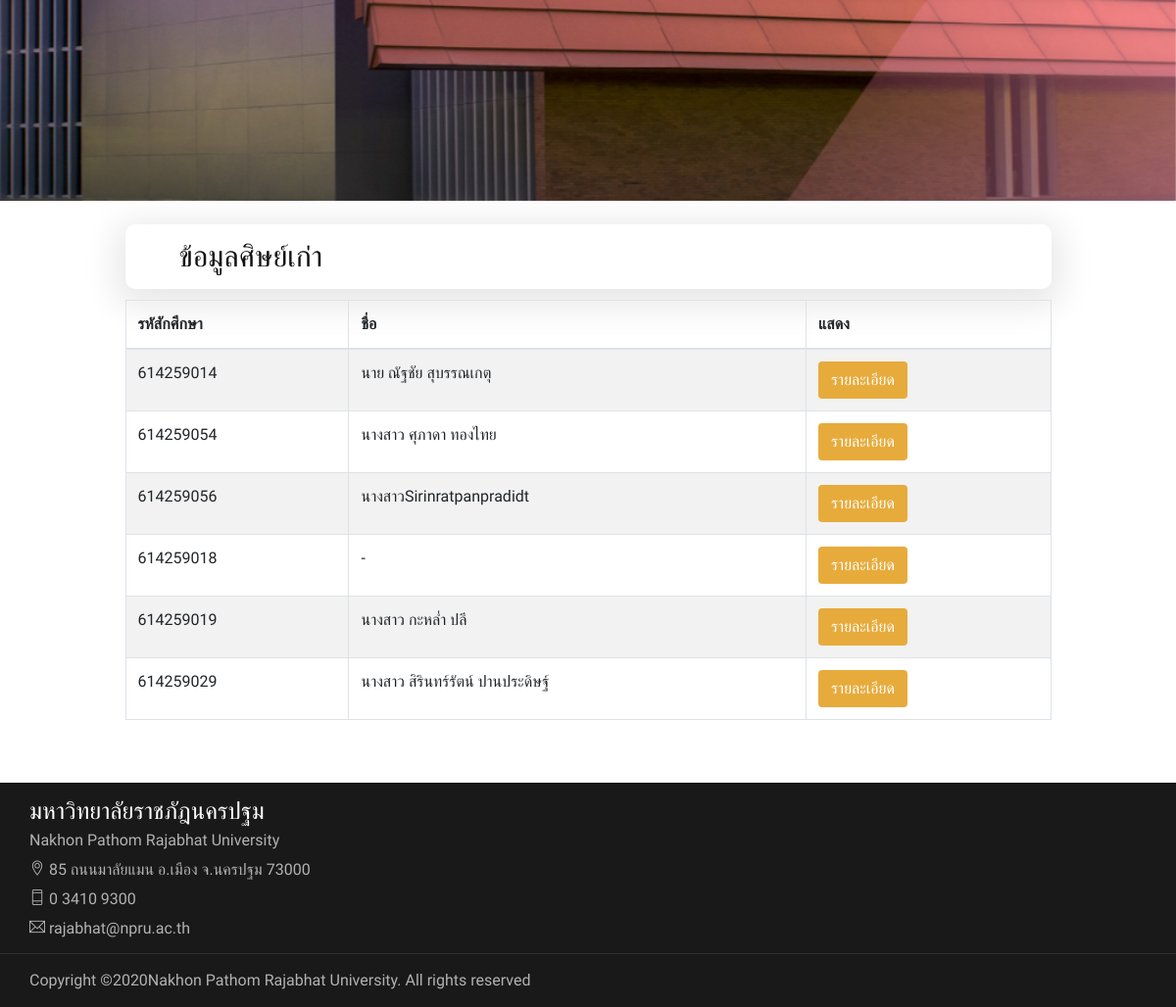
Before: / (lower part) with the older database file.
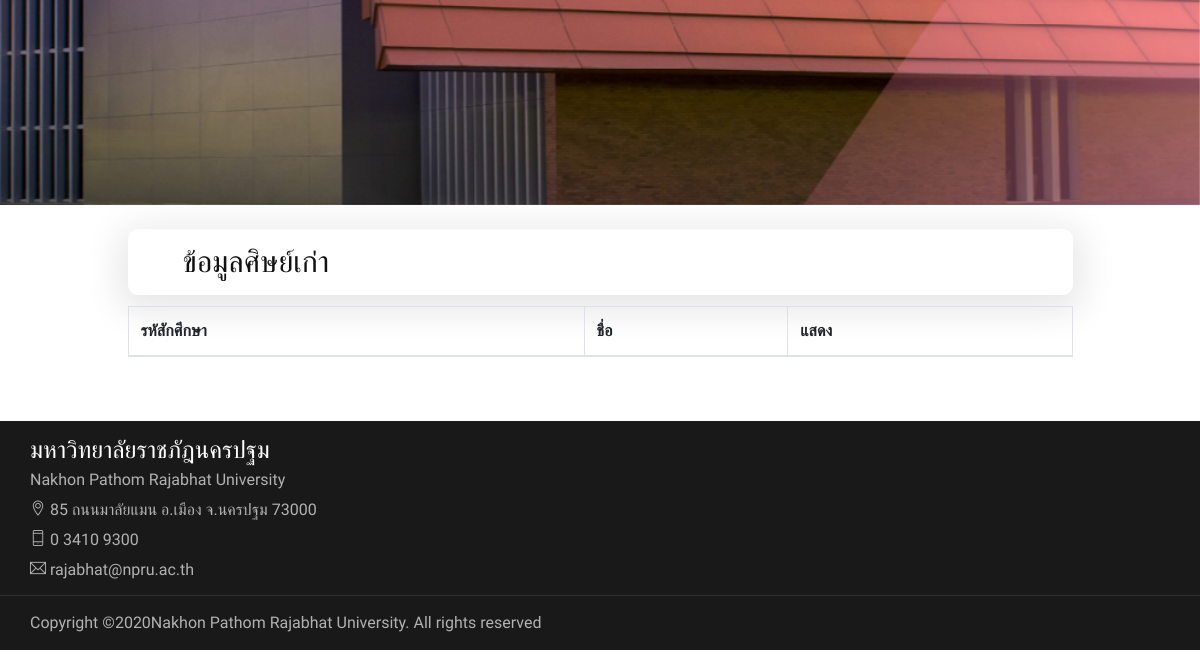
After: the same page with the newer database file.
### tables this page shows
CREATE TABLE `personal` (
  `card_id` char(13) NOT NULL,
  `student_id` int(9) DEFAULT NULL,
  `password` varchar(20) NOT NULL,
  `name` varchar(255) DEFAULT NULL,
  `gender` enum('ชาย','หญิง') DEFAULT NULL,
  `birthday` date DEFAULT NULL,
  `address` varchar(255) DEFAULT NULL,
  `tel` varchar(10) DEFAULT NULL,
  `email` varchar(255) DEFAULT NULL,
  `facebook` varchar(255) DEFAULT NULL,
  `img` varchar(255) DEFAULT NULL
);

### index.php (the view, shortened to what this page needs)
<?php include("head.php");?>
<section class="hero-section">
    <div class="hero-items owl-carousel">
        <div class="single-hero-items set-bg" data-setbg="img/upload/banner1920x600-01.jpg">
        </div>
    </div>
</section>
<div class="container">
    <br>
    <div class="row">
        <div class="col-lg-1">
        </div>
        <div class="col-lg-10">
            <div class="contact-widget">
                <div class="cw-item">
                    <div class="ci-text">
                        <h3>ข้อมูลศิษย์เก่า</h3>
                    </div>
                </div>
            </div>
            <table id="example" class="table table-striped table-bordered" style="width:100%">
                <thead>
                    <tr>
                        <th>รหัสักศึกษา</th>
                        <th>ชื่อ</th>
                        <th>แสดง</th>
                    </tr>
                </thead>
                <tbody>
                <?php
			        $showPersonal = $conn->prepare("SELECT * FROM `personal` ");
			        $showPersonal->execute();
                    $result = $showPersonal->fetchAll();
                    foreach ($result as $row) {
                ?>
                    <tr>
                        <td><?php echo $row['student_id'];  ?></td>
                        <td><?php echo $row['name'];  ?></td>
                        <td><button type="button" class="btn" style="background-color:#e7ab3c;color:#fff;" onclick="show(<?php echo $row['student_id'];?>)"  data-toggle="modal" data-target="#details" >รายละเอียด</button></td>
                    </tr>
                    <?php
                    };
                    ?>
                </tbody>
            </table>
            <br>
            <br>
        </div>
        <div class="col-lg-1">
        </div>
    </div>
</div>
<?php include("footer.php") ?>

### head.php (shortened to what this page needs)
<!DOCTYPE html>
<html lang="zxx">
<head>
    <link rel="stylesheet" href="css/bootstrap.min.css" type="text/css">
    <link rel="stylesheet" href="css/font-awesome.min.css" type="text/css">
    <link rel="stylesheet" href="css/themify-icons.css" type="text/css">
    <link rel="stylesheet" href="css/elegant-icons.css" type="text/css">
    <link rel="stylesheet" href="css/owl.carousel.min.css" type="text/css">
    <link rel="stylesheet" href="css/nice-select.css" type="text/css">
    <link rel="stylesheet" href="css/jquery-ui.min.css" type="text/css">
    <link rel="stylesheet" href="css/slicknav.min.css" type="text/css">
    <link rel="stylesheet" href="css/style.css" type="text/css">
    <link href="source/dataTables/dataTables.bootstrap4.min.css" rel="stylesheet">
</head>
<body>

### footer.php (shortened to what this page needs)
<footer class="footer-section">
    <div class="container">
        <div class="row">
            <div class="col-lg-4">
                <div class="footer-left">
                    <ul>
                        <li>
                            <h4 style="color: #fff;">มหาวิทยาลัยราชภัฎนครปฐม</h4>
                        </li>
                        <li>Nakhon Pathom Rajabhat University</li>
                        <li>
                            <div class="ci-icon"><i class="ti-location-pin"></i> 85 ถนนมาลัยแมน อ.เมือง จ.นครปฐม 73000
                            </div>
                        </li>
                        <li>
                            <div class="ci-icon"><i class="ti-mobile"></i> 0 3410 9300</div>
                        </li>
                        <li>
                            <div class="ci-icon"><i class="ti-email"></i> rajabhat@npru.ac.th</div>
                        </li>
                    </ul>
                </div>
            </div>
        </div>
    </div>
    <div class="copyright-reserved">
        <div class="container">
            <div class="row">
                <div class="col-lg-12">
                    <div class="copyright-text">
                        Copyright &copy;Nakhon Pathom Rajabhat University. All rights reserved
                    </div>
                </div>
            </div>
        </div>
    </div>
</footer>
</body>
</html>

### css/style.css (style rules this page uses)
html, body { height: 100%; font-family: "Muli", sans-serif; -webkit-font-smoothing: antialiased; font-smoothing: antialiased; }
h1, h2, h3, h4, h5, h6 { margin: 0; color: #111111; font-weight: 400; font-family: "Muli", sans-serif; }
h3 { font-size: 30px; }
h4 { font-size: 24px; }
ul, ol { padding: 0; margin: 0; }
.set-bg { background-repeat: no-repeat; background-size: cover; background-position: top center; }
.hero-items .single-hero-items { height: 725px; padding-top: 210px; }
.footer-section { background: #191919; padding-top: 15px; }
.footer-left { margin-bottom: 30px; }
.footer-left ul li { list-style: none; color: #b2b2b2; font-size: 16px; line-height: 30px; }
.copyright-reserved { border-top: 1px solid #303030; padding: 15px 0; margin-top: -20px; }
.copyright-reserved .copyright-text { float: left; font-size: 16px; color: #b2b2b2; }
.contact-widget .cw-item { background: #ffffff; margin-bottom: 11px; -webkit-box-shadow: 0px 8px 35px 10px #E8E8E8; box-shadow: 0px 8px 35px 10px #E8E8E8; padding-left: 25px; padding-top: 15px; padding-bottom: 15px; border-radius: 10px; }
.contact-widget .cw-item .ci-text { display: table; padding-left: 30px; }
@media only screen and (min-width: 1200px) { .container { max-width: 1170px; } }

Changed rows visible on the page:
removed personal: student "614259014", name "นาย ณัฐชัย สุบรรณเกตุ"
removed personal: student "614259054", name "นางสาว ศุภาดา ทองไทย"
removed personal: student "614259056", name "นางสาวSirinratpanpradidt"
removed personal: student "614259018", name "-"
removed personal: student "614259019", name "นางสาว กะหล่ำ ปลี"
removed personal: student "614259029", name "นางสาว สิรินทร์รัตน์ ปานประดิษฐ์"
